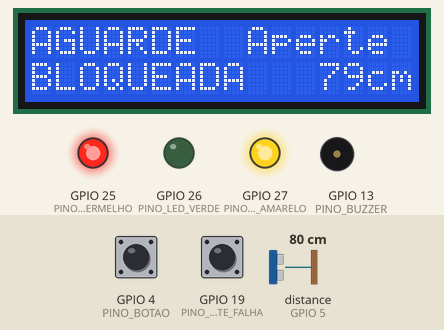
A sketch run on a simulated ESP32. On the bench: 16×2 character LCD, output pins drawn as LEDs (lit = HIGH), buzzer (waves = sounding). Wiring (from diagram.json): ultrasonic range finder: trigger GPIO 18; echo GPIO 5. Dashed ring = blinking. Inputs (shaded band) come from the test bench; at power-on: distance to the obstacle (sensor on GPIO 5) 80 cm, GPIO 4 (PINO_BOTAO) HIGH, GPIO 19 (PINO_TESTE_FALHA) LOW. The echo pulse lasts 58.3 µs per cm; pins used as bus, display or sensor lines are not drawn; what the sketch prints to the serial monitor is not drawn.

Above: at 2.7 s.
2.8 s: distance to the obstacle (sensor on GPIO 5) set to 86 cm
At 5.5 s:
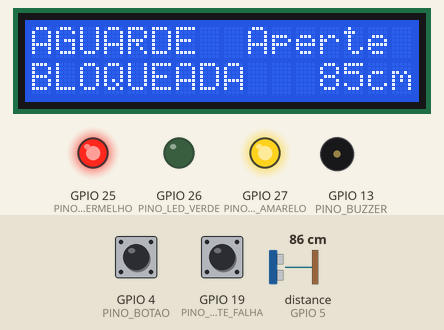
5.8 s: distance to the obstacle (sensor on GPIO 5) set to 94 cm
At 8.4 s:
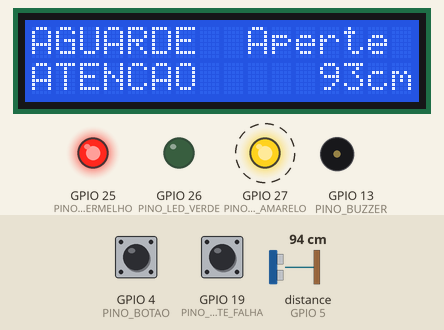
8.6 s: GPIO 4 (PINO_BOTAO) pulled LOW for 0.15 s
9.3 s: GPIO 19 (PINO_TESTE_FALHA) pulled HIGH for 3.2 s
At 11.25 s:
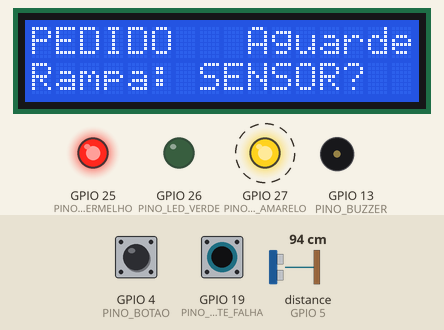
13.1 s: distance to the obstacle (sensor on GPIO 5) set to 2 cm
At 13.31 s:
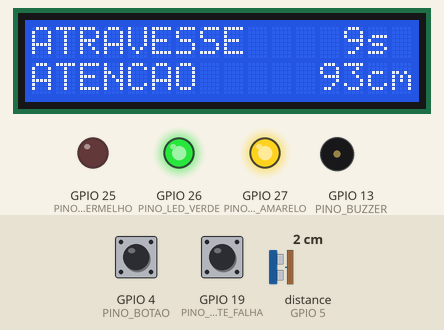
14.9 s: distance to the obstacle (sensor on GPIO 5) set to 250 cm
At 16.32 s:
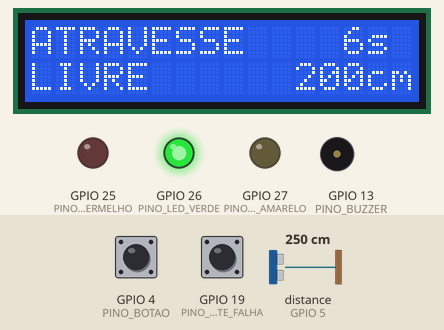
Timing chart, 0 to 23.3 s (numbered marks = the images above; inputs shaded):
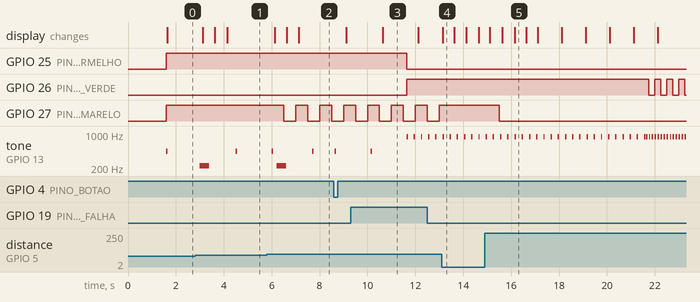

Measured:
- the behaviour switches between 90 and 91 cm on distance to the obstacle (sensor on GPIO 5) (found by bisection; images 1 and 2)
- after the input at 2.8 s, the display: first changes after 0.33 s (image 1 shows a later state)
- after the input at 5.8 s, GPIO 27 (PINO_LED_AMARELO): alternates HIGH for 0.50 s and LOW for 0.50 s, starting after 0.70 s; the display: first changes after 0.33 s (image 2 shows a later state)
- after the input at 9.3 s, the display: changes after 1.3 s (image 3)
- after the input at 13.1 s, GPIO 27 (PINO_LED_AMARELO): stays HIGH (without the input it goes to LOW after 0.40 s)
- after the input at 14.9 s, GPIO 27 (PINO_LED_AMARELO): HIGH → LOW after 0.60 s; the display: first differs from a run without the input after 0.73 s (image 5 shows a later state)
- what the display in image 3 shows lasts 1.5 s, from 10.6 s to 12.1 s

The sketch:

sketch.ino
```cpp
/*
   AcessaBrasil · Semáforo sonoro de pedestres com monitor de rampa
   Global Solution 2026.2 · Edge Computing & Computer Systems
   FIAP Rio de Janeiro · Engenharia de Software 1º ano

   Equipe:
     Débora Gonçalves da Silva                  RM575926
     Pedro Paulo Carvalho Coutinho              RM575957
     Vanessa Santos Martins de Lima Nascimento  RM576450

   O que faz (sem internet, decide sozinho):
   1) Semáforo sonoro: a pessoa aperta o botão (botoeira) e o
      semáforo de pedestres passa por 4 estados, cada um com luz e
      ritmo de bipe diferentes, para guiar quem não enxerga.
   2) Monitor da rampa: o sensor ultrassônico, preso no poste e
      apontado para a rampa da faixa, mede a largura livre.
      Se um carro, moto ou entulho bloqueia a rampa, o LED amarelo
      acende, o LCD avisa e o buzzer dá um alerta grave.

   Faixas (as mesmas do Python e do JavaScript do AcessaBrasil):
     >= 120 cm  LIVRE      faixa livre mínima da ABNT NBR 9050
     90 a 119   ATENCAO    cadeira de rodas (80 cm) passa com dificuldade
     < 90 cm    BLOQUEADO  cadeira de rodas não passa
     0 ou > 400 INVALIDA   fora do alcance do HC-SR04, leitura descartada */

#include <Wire.h>
#include <LiquidCrystal_I2C.h>

// pinagem
const int PINO_TRIG = 18;
const int PINO_ECHO = 5;
const int PINO_LED_VERMELHO = 25;   // pedestre: pare
const int PINO_LED_VERDE = 26;      // pedestre: atravesse
const int PINO_LED_AMARELO = 27;    // rampa com problema
const int PINO_BUZZER = 13;
const int PINO_BOTAO = 4;           // botoeira do pedestre
const int PINO_TESTE_FALHA = 19;    // chave deslizante: simula o sensor desconectado (só para teste no Wokwi); chave ligada = pino solto = HIGH

// Limites da rampa (cm)
const float LIMITE_LIVRE = 120.0;
const float LIMITE_ATENCAO = 90.0;
const float LEITURA_MAXIMA = 400.0;
const int TAMANHO_MEDIA = 5;            // suavização: média das 5 últimas leituras válidas
const int MAX_INVALIDAS_SEGUIDAS = 5;   // depois disso, indica falha do sensor

// Tempos do semáforo (ms)
const unsigned long TEMPO_PEDIDO = 3000;      // espera depois de apertar o botão
const unsigned long TEMPO_TRAVESSIA = 10000;  // verde fixo
const unsigned long TEMPO_ENCERRANDO = 5000;  // verde piscando
const unsigned long INTERVALO_LEITURA = 250;  // leitura do sensor 4 vezes por segundo
const unsigned long INTERVALO_LCD = 500;
const unsigned long INTERVALO_SERIAL = 1000;

// Ritmo dos bipes de cada estado (ms entre bipes) e frequência (Hz)
const unsigned long BIPE_LOCALIZADOR = 1500;  // tom lento: ajuda a achar o botão
const unsigned long BIPE_TRAVESSIA = 300;     // bipes rápidos: pode atravessar
const unsigned long BIPE_ENCERRANDO = 120;    // bipes muito rápidos: vai fechar
const int FREQ_LOCALIZADOR = 440;
const int FREQ_TRAVESSIA = 880;
const int FREQ_ALERTA_RAMPA = 220;            // som grave e diferente para a rampa bloqueada

// Estados
enum EstadoSemaforo { AGUARDANDO, PEDIDO, TRAVESSIA, ENCERRANDO };
enum EstadoRampa { RAMPA_LIVRE, RAMPA_ATENCAO, RAMPA_BLOQUEADA, RAMPA_INVALIDA };

EstadoSemaforo estadoSemaforo = AGUARDANDO;
EstadoRampa estadoRampa = RAMPA_LIVRE;

LiquidCrystal_I2C lcd(0x27, 16, 2);

// Variáveis de controle
unsigned long inicioEstado = 0;
unsigned long ultimoBipe = 0;
unsigned long ultimaLeitura = 0;
unsigned long ultimoLcd = 0;
unsigned long ultimoSerial = 0;
unsigned long ultimoAlertaRampa = 0;

float leituras[TAMANHO_MEDIA];
int indiceLeitura = 0;
int quantidadeLeituras = 0;
int invalidasSeguidas = 0;
float larguraMedia = 0;
float ultimaLeituraBruta = 0;

bool botaoAnterior = HIGH;

// Declarações antecipadas (funções usadas antes de serem escritas)
const char* nomeSemaforo();
const char* nomeRampa();

// Sensor ultrassônico
float medirDistanciaCm() {
  // Modo de teste: com a chave ligada, o sensor "não responde" (eco ausente = 0 cm)
  if (digitalRead(PINO_TESTE_FALHA) == HIGH) return 0;
  digitalWrite(PINO_TRIG, LOW);
  delayMicroseconds(2);
  digitalWrite(PINO_TRIG, HIGH);
  delayMicroseconds(10);
  digitalWrite(PINO_TRIG, LOW);
  // timeout de 30 ms: se não houver eco, devolve 0 (leitura inválida)
  unsigned long duracao = pulseIn(PINO_ECHO, HIGH, 30000);
  return duracao * 0.0343 / 2.0;
}

bool leituraValida(float cm) {
  return cm > 0 && cm <= LEITURA_MAXIMA;
}

// Guarda a leitura válida e recalcula a média móvel (suavização)
void adicionarLeitura(float cm) {
  leituras[indiceLeitura] = cm;
  indiceLeitura = (indiceLeitura + 1) % TAMANHO_MEDIA;
  if (quantidadeLeituras < TAMANHO_MEDIA) quantidadeLeituras++;

  float soma = 0;
  for (int i = 0; i < quantidadeLeituras; i++) soma += leituras[i];
  larguraMedia = soma / quantidadeLeituras;
}

EstadoRampa classificarRampa(float largura) {
  if (largura >= LIMITE_LIVRE) {
    return RAMPA_LIVRE;
  } else if (largura >= LIMITE_ATENCAO) {
    return RAMPA_ATENCAO;
  } else {
    return RAMPA_BLOQUEADA;
  }
}

void atualizarRampa() {
  ultimaLeituraBruta = medirDistanciaCm();
  if (leituraValida(ultimaLeituraBruta)) {
    invalidasSeguidas = 0;
    adicionarLeitura(ultimaLeituraBruta);
    estadoRampa = classificarRampa(larguraMedia);
  } else {
    // leitura inválida: descarta e mantém a decisão anterior
    invalidasSeguidas++;
    if (invalidasSeguidas >= MAX_INVALIDAS_SEGUIDAS) {
      estadoRampa = RAMPA_INVALIDA;
    }
  }
}

// Semáforo
void mudarEstado(EstadoSemaforo novo) {
  estadoSemaforo = novo;
  inicioEstado = millis();
  ultimoBipe = 0;  // força o primeiro bipe do novo estado
  Serial.print(">> Semaforo: ");
  Serial.println(nomeSemaforo());
}

const char* nomeSemaforo() {
  switch (estadoSemaforo) {
    case AGUARDANDO: return "AGUARDE";
    case PEDIDO:     return "PEDIDO";
    case TRAVESSIA:  return "ATRAVESSE";
    default:         return "ENCERRANDO";
  }
}

const char* nomeRampa() {
  switch (estadoRampa) {
    case RAMPA_LIVRE:     return "LIVRE";
    case RAMPA_ATENCAO:   return "ATENCAO";
    case RAMPA_BLOQUEADA: return "BLOQUEADA";
    default:              return "SENSOR?";
  }
}

bool botaoApertado() {
  bool atual = digitalRead(PINO_BOTAO);
  bool apertou = (botaoAnterior == HIGH && atual == LOW);  // detecta a borda de descida
  botaoAnterior = atual;
  return apertou;
}

void atualizarSemaforo() {
  unsigned long agora = millis();
  unsigned long tempoNoEstado = agora - inicioEstado;

  if (estadoSemaforo == AGUARDANDO) {
    if (botaoApertado()) mudarEstado(PEDIDO);
  } else if (estadoSemaforo == PEDIDO) {
    botaoApertado();  // ignora novos toques
    if (tempoNoEstado >= TEMPO_PEDIDO) mudarEstado(TRAVESSIA);
  } else if (estadoSemaforo == TRAVESSIA) {
    botaoApertado();
    if (tempoNoEstado >= TEMPO_TRAVESSIA) mudarEstado(ENCERRANDO);
  } else {
    botaoApertado();
    if (tempoNoEstado >= TEMPO_ENCERRANDO) mudarEstado(AGUARDANDO);
  }
}

// Luzes: cada estado tem uma combinação diferente
void atualizarLuzes() {
  bool vermelho = (estadoSemaforo == AGUARDANDO || estadoSemaforo == PEDIDO);
  bool verde = (estadoSemaforo == TRAVESSIA);
  if (estadoSemaforo == ENCERRANDO) {
    verde = ((millis() / 250) % 2 == 0);  // pisca 2 vezes por segundo
  }
  digitalWrite(PINO_LED_VERMELHO, vermelho);
  digitalWrite(PINO_LED_VERDE, verde);

  // Amarelo: aceso se a rampa está bloqueada, piscando em atenção ou falha do sensor
  bool amarelo = false;
  if (estadoRampa == RAMPA_BLOQUEADA) {
    amarelo = true;
  } else if (estadoRampa == RAMPA_ATENCAO || estadoRampa == RAMPA_INVALIDA) {
    amarelo = ((millis() / 500) % 2 == 0);
  }
  digitalWrite(PINO_LED_AMARELO, amarelo);
}

// Som: ritmo diferente em cada estado
void atualizarSom() {
  unsigned long agora = millis();
  unsigned long intervalo;
  int frequencia;

  if (estadoSemaforo == TRAVESSIA) {
    intervalo = BIPE_TRAVESSIA;
    frequencia = FREQ_TRAVESSIA;
  } else if (estadoSemaforo == ENCERRANDO) {
    intervalo = BIPE_ENCERRANDO;
    frequencia = FREQ_TRAVESSIA;
  } else {
    intervalo = BIPE_LOCALIZADOR;
    frequencia = FREQ_LOCALIZADOR;
  }

  if (ultimoBipe == 0 || agora - ultimoBipe >= intervalo) {
    tone(PINO_BUZZER, frequencia, 60);
    ultimoBipe = agora;
  }

  // Alerta extra da rampa bloqueada: som grave a cada 3 s,
  // só quando o semáforo está fechado para não confundir a travessia
  if (estadoRampa == RAMPA_BLOQUEADA && estadoSemaforo == AGUARDANDO &&
      agora - ultimoAlertaRampa >= 3000 && agora - ultimoBipe > 200) {
    tone(PINO_BUZZER, FREQ_ALERTA_RAMPA, 400);
    ultimoAlertaRampa = agora;
    ultimoBipe = agora;
  }
}

void atualizarLcd() {
  lcd.setCursor(0, 0);
  if (estadoSemaforo == AGUARDANDO) {
    lcd.print("AGUARDE  Aperte ");
  } else if (estadoSemaforo == PEDIDO) {
    lcd.print("PEDIDO   Aguarde");
  } else if (estadoSemaforo == TRAVESSIA) {
    // conta com sinal (long) para não estourar se passar alguns ms dos 10 s
    long restante = ((long)TEMPO_TRAVESSIA - (long)(millis() - inicioEstado)) / 1000 + 1;
    if (restante < 0) restante = 0;
    lcd.print("ATRAVESSE   ");
    lcd.print(restante < 10 ? " " : "");
    lcd.print(restante);
    lcd.print("s ");
  } else {
    lcd.print("ENCERRANDO! Pare");
  }

  lcd.setCursor(0, 1);
  char linha[17];
  if (estadoRampa == RAMPA_INVALIDA) {
    snprintf(linha, sizeof(linha), "Rampa: SENSOR?  ");
  } else {
    snprintf(linha, sizeof(linha), "%-9s %4dcm", nomeRampa(), (int)larguraMedia);
  }
  lcd.print(linha);
}

void imprimirSerial() {
  Serial.print("Semaforo: ");
  Serial.print(nomeSemaforo());
  Serial.print(" | leitura: ");
  Serial.print(ultimaLeituraBruta, 1);
  Serial.print(" cm");
  if (!leituraValida(ultimaLeituraBruta)) Serial.print(" (INVALIDA, descartada)");
  Serial.print(" | media: ");
  Serial.print(larguraMedia, 1);
  Serial.print(" cm | rampa: ");
  Serial.println(nomeRampa());
}

// Inicialização e laço principal
void setup() {
  Serial.begin(115200);
  pinMode(PINO_TRIG, OUTPUT);
  pinMode(PINO_ECHO, INPUT);
  pinMode(PINO_LED_VERMELHO, OUTPUT);
  pinMode(PINO_LED_VERDE, OUTPUT);
  pinMode(PINO_LED_AMARELO, OUTPUT);
  pinMode(PINO_BUZZER, OUTPUT);
  pinMode(PINO_BOTAO, INPUT_PULLUP);
  pinMode(PINO_TESTE_FALHA, INPUT_PULLUP);  // pull-up interno: dispensa o fio de 3V3 na chave

  lcd.init();
  lcd.backlight();
  lcd.setCursor(0, 0);
  lcd.print(" AcessaBrasil   ");
  lcd.setCursor(0, 1);
  lcd.print("Semaforo sonoro ");
  delay(1500);  // única pausa bloqueante, só na inicialização
  lcd.clear();

  Serial.println("AcessaBrasil · semaforo sonoro iniciado");
  mudarEstado(AGUARDANDO);
}

void loop() {
  unsigned long agora = millis();

  if (agora - ultimaLeitura >= INTERVALO_LEITURA) {
    ultimaLeitura = agora;
    atualizarRampa();
  }

  atualizarSemaforo();
  atualizarLuzes();
  atualizarSom();

  if (agora - ultimoLcd >= INTERVALO_LCD) {
    ultimoLcd = agora;
    atualizarLcd();
  }
  if (agora - ultimoSerial >= INTERVALO_SERIAL) {
    ultimoSerial = agora;
    imprimirSerial();
  }
}
```
